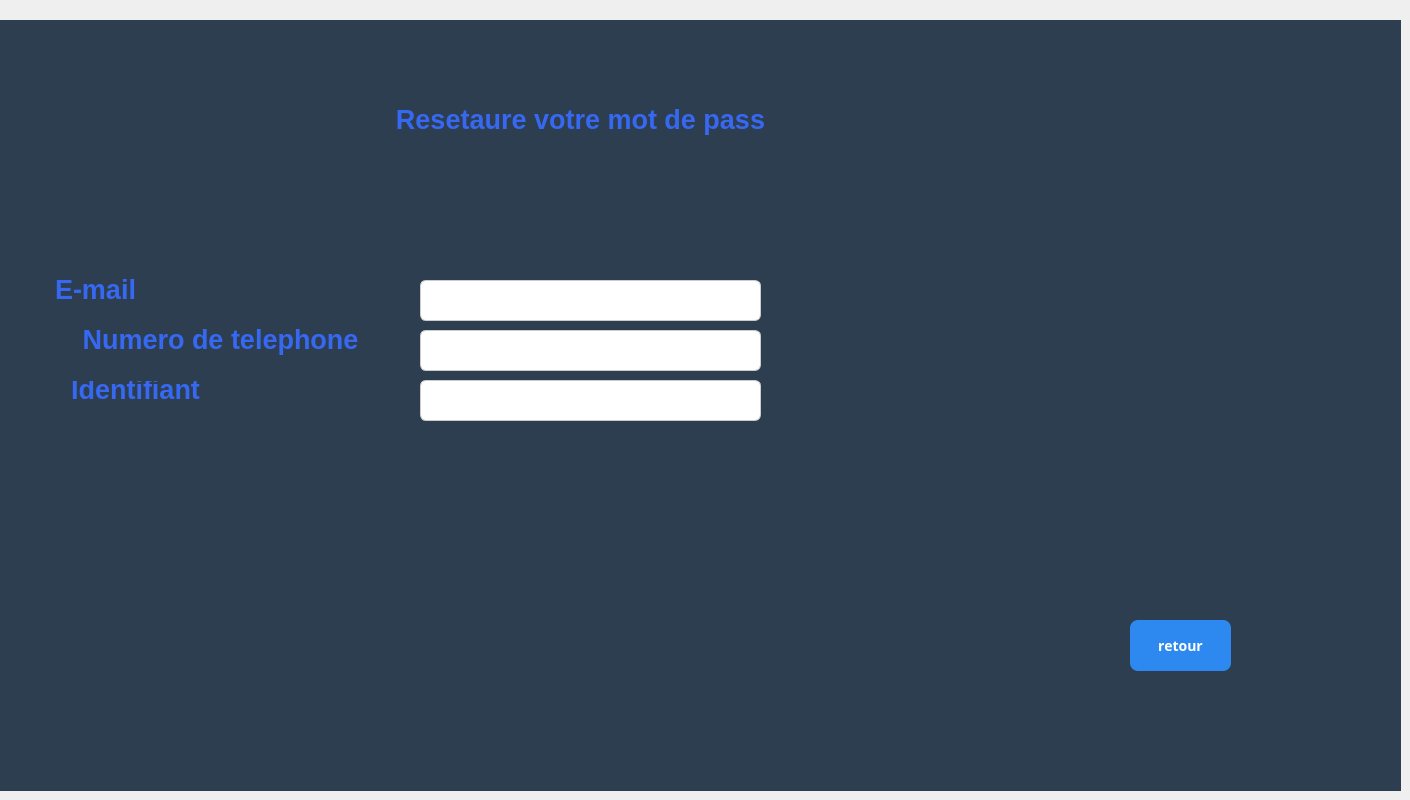
    <widget class="QWidget" name="page_7">
     <widget class="QLabel" name="label_66">
      <property name="geometry">
       <rect>
        <x>0</x>
        <y>20</y>
        <width>1401</width>
        <height>771</height>
       </rect>
      </property>
      <property name="styleSheet">
       <string notr="true">background-color: rgb(44, 62, 80);</string>
      </property>
      <property name="text">
       <string/>
      </property>
     </widget>
     <widget class="QLineEdit" name="Nom_13">
      <property name="geometry">
       <rect>
        <x>420</x>
        <y>280</y>
        <width>341</width>
        <height>41</height>
       </rect>
      </property>
      <property name="styleSheet">
       <string notr="true">QLineEdit {
    border: 1px solid #ccc;
    border-radius: 6px;
    padding: 8px;
    font-size: 12px;
}
QLineEdit:focus {
    border: 1px solid #2D89EF;
    background-color: #FFFFFF;
}</string>
      </property>
      <property name="text">
       <string/>
      </property>
     </widget>
     <widget class="QLineEdit" name="Nom_14">
      <property name="geometry">
       <rect>
        <x>420</x>
        <y>330</y>
        <width>341</width>
        <height>41</height>
       </rect>
      </property>
      <property name="styleSheet">
       <string notr="true">QLineEdit {
    border: 1px solid #ccc;
    border-radius: 6px;
    padding: 8px;
    font-size: 12px;
}
QLineEdit:focus {
    border: 1px solid #2D89EF;
    background-color: #FFFFFF;
}</string>
      </property>
      <property name="text">
       <string/>
      </property>
     </widget>
     <widget class="QLineEdit" name="Nom_15">
      <property name="geometry">
       <rect>
        <x>420</x>
        <y>380</y>
        <width>341</width>
        <height>41</height>
       </rect>
      </property>
      <property name="styleSheet">
       <string notr="true">QLineEdit {
    border: 1px solid #ccc;
    border-radius: 6px;
    padding: 8px;
    font-size: 12px;
}
QLineEdit:focus {
    border: 1px solid #2D89EF;
    background-color: #FFFFFF;
}</string>
      </property>
      <property name="text">
       <string/>
      </property>
     </widget>
     <widget class="QTextBrowser" name="textBrowser_5">
      <property name="geometry">
       <rect>
        <x>10</x>
        <y>370</y>
        <width>251</width>
        <height>61</height>
       </rect>
      </property>
      <property name="styleSheet">
       <string notr="true">background-color: rgb(44, 62, 80);</string>
      </property>
      <property name="frameShape">
       <enum>QFrame::Shape::NoFrame</enum>
      </property>
      <property name="html">
       <string>&lt;!DOCTYPE HTML PUBLIC &quot;-//W3C//DTD HTML 4.0//EN&quot; &quot;http://www.w3.org/TR/REC-html40/strict.dtd&quot;&gt;
&lt;html&gt;&lt;head&gt;&lt;meta name=&quot;qrichtext&quot; content=&quot;1&quot; /&gt;&lt;meta charset=&quot;utf-8&quot; /&gt;&lt;style type=&quot;text/css&quot;&gt;
p, li { white-space: pre-wrap; }
hr { height: 1px; border-width: 0; }
li.unchecked::marker { content: &quot;\2610&quot;; }
li.checked::marker { content: &quot;\2612&quot;; }
&lt;/style&gt;&lt;/head&gt;&lt;body style=&quot; font-family:'Segoe UI'; font-size:9pt; font-weight:400; font-style:normal;&quot;&gt;
&lt;p align=&quot;center&quot; style=&quot; margin-top:0px; margin-bottom:0px; margin-left:0px; margin-right:0px; -qt-block-indent:0; text-indent:0px;&quot;&gt;&lt;span style=&quot; font-size:20pt; font-weight:700; color:#3668f2;&quot;&gt;Identifiant&lt;/span&gt;&lt;/p&gt;&lt;/body&gt;&lt;/html&gt;</string>
      </property>
     </widget>
     <widget class="QTextBrowser" name="textBrowser_6">
      <property name="geometry">
       <rect>
        <x>0</x>
        <y>270</y>
        <width>191</width>
        <height>61</height>
       </rect>
      </property>
      <property name="styleSheet">
       <string notr="true">background-color: rgb(44, 62, 80);</string>
      </property>
      <property name="frameShape">
       <enum>QFrame::Shape::NoFrame</enum>
      </property>
      <property name="html">
       <string>&lt;!DOCTYPE HTML PUBLIC &quot;-//W3C//DTD HTML 4.0//EN&quot; &quot;http://www.w3.org/TR/REC-html40/strict.dtd&quot;&gt;
&lt;html&gt;&lt;head&gt;&lt;meta name=&quot;qrichtext&quot; content=&quot;1&quot; /&gt;&lt;meta charset=&quot;utf-8&quot; /&gt;&lt;style type=&quot;text/css&quot;&gt;
p, li { white-space: pre-wrap; }
hr { height: 1px; border-width: 0; }
li.unchecked::marker { content: &quot;\2610&quot;; }
li.checked::marker { content: &quot;\2612&quot;; }
&lt;/style&gt;&lt;/head&gt;&lt;body style=&quot; font-family:'Segoe UI'; font-size:9pt; font-weight:400; font-style:normal;&quot;&gt;
&lt;p align=&quot;center&quot; style=&quot; margin-top:0px; margin-bottom:0px; margin-left:0px; margin-right:0px; -qt-block-indent:0; text-indent:0px;&quot;&gt;&lt;span style=&quot; font-size:20pt; font-weight:700; color:#3668f2;&quot;&gt;E-mail&lt;/span&gt;&lt;/p&gt;&lt;/body&gt;&lt;/html&gt;</string>
      </property>
     </widget>
     <widget class="QTextBrowser" name="textBrowser_7">
      <property name="geometry">
       <rect>
        <x>30</x>
        <y>320</y>
        <width>381</width>
        <height>61</height>
       </rect>
      </property>
      <property name="styleSheet">
       <string notr="true">background-color: rgb(44, 62, 80);</string>
      </property>
      <property name="frameShape">
       <enum>QFrame::Shape::NoFrame</enum>
      </property>
      <property name="html">
       <string>&lt;!DOCTYPE HTML PUBLIC &quot;-//W3C//DTD HTML 4.0//EN&quot; &quot;http://www.w3.org/TR/REC-html40/strict.dtd&quot;&gt;
&lt;html&gt;&lt;head&gt;&lt;meta name=&quot;qrichtext&quot; content=&quot;1&quot; /&gt;&lt;meta charset=&quot;utf-8&quot; /&gt;&lt;style type=&quot;text/css&quot;&gt;
p, li { white-space: pre-wrap; }
hr { height: 1px; border-width: 0; }
li.unchecked::marker { content: &quot;\2610&quot;; }
li.checked::marker { content: &quot;\2612&quot;; }
&lt;/style&gt;&lt;/head&gt;&lt;body style=&quot; font-family:'Segoe UI'; font-size:9pt; font-weight:400; font-style:normal;&quot;&gt;
&lt;p align=&quot;center&quot; style=&quot; margin-top:0px; margin-bottom:0px; margin-left:0px; margin-right:0px; -qt-block-indent:0; text-indent:0px;&quot;&gt;&lt;span style=&quot; font-size:20pt; font-weight:700; color:#3668f2;&quot;&gt;Numero de telephone&lt;/span&gt;&lt;/p&gt;&lt;/body&gt;&lt;/html&gt;</string>
      </property>
     </widget>
     <widget class="QTextBrowser" name="textBrowser_8">
      <property name="geometry">
       <rect>
        <x>310</x>
        <y>100</y>
        <width>541</width>
        <height>61</height>
       </rect>
      </property>
      <property name="styleSheet">
       <string notr="true">background-color: rgb(44, 62, 80);</string>
      </property>
      <property name="frameShape">
       <enum>QFrame::Shape::NoFrame</enum>
      </property>
      <property name="html">
       <string>&lt;!DOCTYPE HTML PUBLIC &quot;-//W3C//DTD HTML 4.0//EN&quot; &quot;http://www.w3.org/TR/REC-html40/strict.dtd&quot;&gt;
&lt;html&gt;&lt;head&gt;&lt;meta name=&quot;qrichtext&quot; content=&quot;1&quot; /&gt;&lt;meta charset=&quot;utf-8&quot; /&gt;&lt;style type=&quot;text/css&quot;&gt;
p, li { white-space: pre-wrap; }
hr { height: 1px; border-width: 0; }
li.unchecked::marker { content: &quot;\2610&quot;; }
li.checked::marker { content: &quot;\2612&quot;; }
&lt;/style&gt;&lt;/head&gt;&lt;body style=&quot; font-family:'Segoe UI'; font-size:9pt; font-weight:400; font-style:normal;&quot;&gt;
&lt;p align=&quot;center&quot; style=&quot; margin-top:0px; margin-bottom:0px; margin-left:0px; margin-right:0px; -qt-block-indent:0; text-indent:0px;&quot;&gt;&lt;span style=&quot; font-size:20pt; font-weight:700; color:#3668f2;&quot;&gt;Resetaure votre mot de pass&lt;/span&gt;&lt;/p&gt;&lt;/body&gt;&lt;/html&gt;</string>
      </property>
     </widget>
     <widget class="QLabel" name="label_67">
      <property name="geometry">
       <rect>
        <x>20</x>
        <y>40</y>
        <width>101</width>
        <height>101</height>
       </rect>
      </property>
      <property name="styleSheet">
       <string notr="true">border-image: url(:/cropped_circle_image.png);</string>
      </property>
      <property name="text">
       <string/>
      </property>
     </widget>
     <widget class="QPushButton" name="retour">
      <property name="geometry">
       <rect>
        <x>1130</x>
        <y>620</y>
        <width>101</width>
        <height>51</height>
       </rect>
      </property>
      <property name="font">
       <font>
        <family>Bahnschrift</family>
        <pointsize>-1</pointsize>
        <bold>true</bold>
       </font>
      </property>
      <property name="styleSheet">
       <string notr="true">QPushButton {
    background-color: #2D89EF;
    color: white;
    border-radius: 8px;
    padding: 10px;
    font-size: 14px;
}
QPushButton:hover {
    background-color: #1E5BB8;
}
QPushButton:pressed {
    background-color: #FFFFFF;
}</string>
      </property>
      <property name="text">
       <string>retour</string>
      </property>
     </widget>
    </widget>
